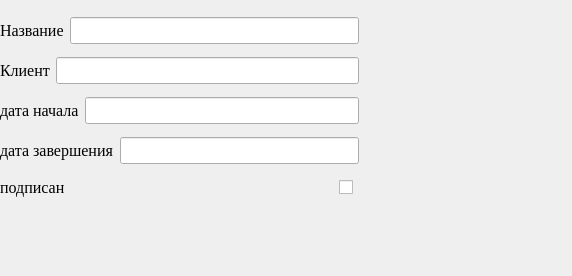
<?xml version="1.0" encoding="UTF-8"?>
<ui version="4.0">
 <class>Form</class>
 <widget class="QWidget" name="Form">
  <property name="geometry">
   <rect>
    <x>0</x>
    <y>0</y>
    <width>572</width>
    <height>276</height>
   </rect>
  </property>
  <property name="windowTitle">
   <string>Form</string>
  </property>
  <widget class="QWidget" name="widget_ContractDetails" native="true">
   <property name="geometry">
    <rect>
     <x>0</x>
     <y>10</y>
     <width>359</width>
     <height>194</height>
    </rect>
   </property>
   <layout class="QVBoxLayout" name="verticalLayout">
    <item>
     <layout class="QHBoxLayout" name="horizontalLayout_8">
      <item>
       <widget class="QLabel" name="label_6">
        <property name="font">
         <font>
          <family>Times New Roman</family>
          <pointsize>12</pointsize>
         </font>
        </property>
        <property name="text">
         <string>Название</string>
        </property>
       </widget>
      </item>
      <item>
       <widget class="QLineEdit" name="lineEdit_ContractName">
        <property name="font">
         <font>
          <family>Times New Roman</family>
          <pointsize>12</pointsize>
         </font>
        </property>
       </widget>
      </item>
     </layout>
    </item>
    <item>
     <layout class="QHBoxLayout" name="horizontalLayout">
      <item>
       <widget class="QLabel" name="label_5">
        <property name="font">
         <font>
          <family>Times New Roman</family>
          <pointsize>12</pointsize>
         </font>
        </property>
        <property name="text">
         <string>Клиент</string>
        </property>
       </widget>
      </item>
      <item>
       <widget class="QLineEdit" name="lineEdit_ContractClient">
        <property name="font">
         <font>
          <family>Times New Roman</family>
          <pointsize>12</pointsize>
         </font>
        </property>
       </widget>
      </item>
     </layout>
    </item>
    <item>
     <layout class="QHBoxLayout" name="horizontalLayout_3">
      <item>
       <widget class="QLabel" name="label_3">
        <property name="font">
         <font>
          <family>Times New Roman</family>
          <pointsize>12</pointsize>
         </font>
        </property>
        <property name="text">
         <string>дата начала</string>
        </property>
       </widget>
      </item>
      <item>
       <widget class="QLineEdit" name="lineEdit_ContractDateStart">
        <property name="font">
         <font>
          <family>Times New Roman</family>
          <pointsize>12</pointsize>
         </font>
        </property>
       </widget>
      </item>
     </layout>
    </item>
    <item>
     <layout class="QHBoxLayout" name="horizontalLayout_6">
      <item>
       <widget class="QLabel" name="label_4">
        <property name="font">
         <font>
          <family>Times New Roman</family>
          <pointsize>12</pointsize>
         </font>
        </property>
        <property name="text">
         <string>дата завершения</string>
        </property>
       </widget>
      </item>
      <item>
       <widget class="QLineEdit" name="lineEdit_ContractDateEnd">
        <property name="font">
         <font>
          <family>Times New Roman</family>
          <pointsize>12</pointsize>
         </font>
        </property>
       </widget>
      </item>
     </layout>
    </item>
    <item>
     <layout class="QHBoxLayout" name="horizontalLayout_7">
      <item>
       <widget class="QLabel" name="label_8">
        <property name="font">
         <font>
          <family>Times New Roman</family>
          <pointsize>12</pointsize>
         </font>
        </property>
        <property name="text">
         <string>подписан</string>
        </property>
       </widget>
      </item>
      <item>
       <widget class="QCheckBox" name="checkBox_signed">
        <property name="maximumSize">
         <size>
          <width>20</width>
          <height>20</height>
         </size>
        </property>
        <property name="toolTip">
         <string notr="true"/>
        </property>
        <property name="layoutDirection">
         <enum>Qt::LeftToRight</enum>
        </property>
        <property name="text">
         <string notr="true"/>
        </property>
       </widget>
      </item>
     </layout>
    </item>
   </layout>
  </widget>
  <widget class="QWidget" name="">
   <property name="geometry">
    <rect>
     <x>0</x>
     <y>0</y>
     <width>2</width>
     <height>2</height>
    </rect>
   </property>
   <layout class="QHBoxLayout" name="horizontalLayout_2"/>
  </widget>
  <widget class="QWidget" name="">
   <property name="geometry">
    <rect>
     <x>0</x>
     <y>0</y>
     <width>2</width>
     <height>2</height>
    </rect>
   </property>
   <layout class="QHBoxLayout" name="horizontalLayout_4"/>
  </widget>
  <widget class="QWidget" name="">
   <property name="geometry">
    <rect>
     <x>0</x>
     <y>0</y>
     <width>2</width>
     <height>2</height>
    </rect>
   </property>
   <layout class="QHBoxLayout" name="horizontalLayout_5"/>
  </widget>
 </widget>
 <resources/>
 <connections/>
</ui>
